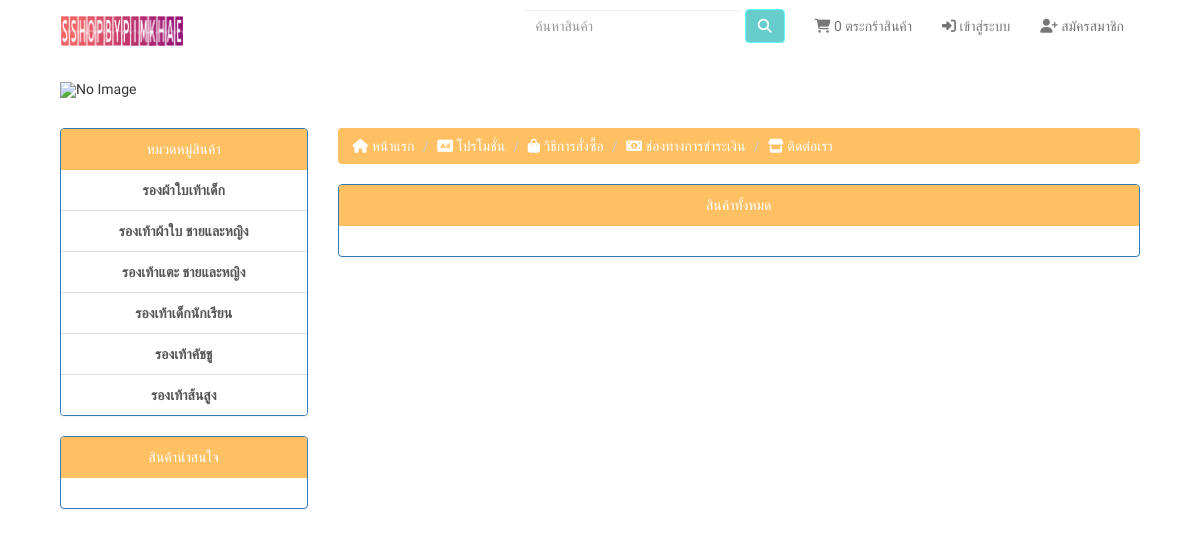
The page / on the database its author committed.
### tables this page shows
CREATE TABLE `tb_groups` (
  `id_group` int(11) NOT NULL,
  `name_group` varchar(30) NOT NULL
);

### includes/connect.php (called while the page is built, shortened)
<?php
    class db{
        private $ip = "localhost";
        private $user = "root";
        private $pass = "";
        private $db = "sshopbypimkhae";
        public $conn;
        private function db_connect()
        {
            $this->conn = new mysqli($this->ip,$this->user,$this->pass,$this->db);
            $this->conn->query('SET NAMES UTF8');
            return $this->conn;
        }
        public function select($table)
        {
            $sql = "SELECT * FROM $table";
            return $this->conn->query($sql);
        }
    }
?>

### includes/group.php (the view, shortened to what this page needs)
<div class="panel panel-primary">
    <div class="panel-heading text-center">หมวดหมู่สินค้า</div>
    <div class="list-group text-center">
        <?php
        $sq_group = $db->select("tb_groups");
        while($group = $sq_group->fetch_assoc())
        {
        ?>
            <a href="search.php?search=<?php echo $group['name_group']; ?>" class="list-group-item"><b><?php echo $group['name_group']; ?></b></a>
        <?php
        }
        ?>
    </div>
</div>
<div class="panel panel-primary">
    <div class="panel-heading text-center">สินค้าน่าสนใจ</div>
    <div class="panel-body">
    </div>
</div>

### includecss/style.css (style rules this page uses)
html, body { background-color: white; font-family: 'Sarabun', sans-serif; }
.panel-primary .panel-heading { color: #fff; background-color: #FEC062; border-color: #FEC062; }
div { display: block; }
.panel-heading { padding: 10px 15px; border-bottom: 1px solid transparent; border-top-left-radius: 3px; border-top-right-radius: 3px; }

### rows shown on the page
tb_groups: name_group "รองผ้าใบเท้าเด็ก"
tb_groups: name_group "รองเท้าผ้าใบ ชายและหญิง"
tb_groups: name_group "รองเท้าแตะ ชายและหญิง"
tb_groups: name_group "รองเท้าเด็กนักเรียน"
tb_groups: name_group "รองเท้าคัชชู"
tb_groups: name_group "รองเท้าส้นสูง"

### other values the page prints
$cart "0"
